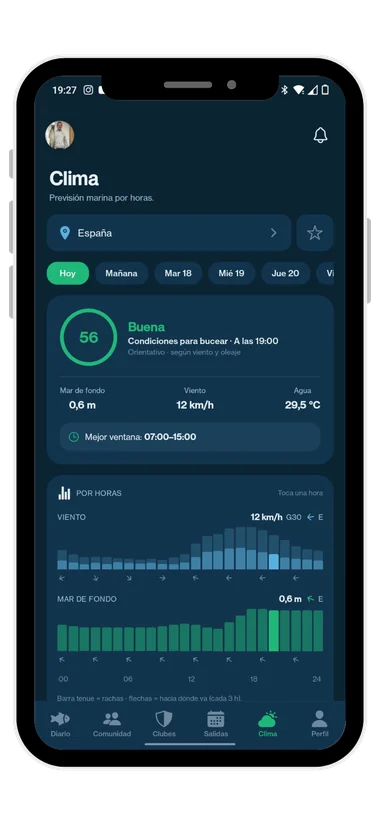
#> input picture assets/web/cap-clima-380.webp, 380 x 825 px
$ python -i genera_assets.py   (imports and definitions only)
#> lines starting #> are read from the running program, lines starting #| are printed output that depends on the picture
#> further down, picture is the input picture: PIL image 380x825 RGBA; mean R, G, B, A 30.2, 53.2, 65.8, 204.7
#!/usr/bin/env python3
"""Genera los ficheros que enlaza la web a partir de los originales.

NO es un paso de compilación: esto se ejecuta a mano cuando cambian las
imágenes, y el resultado se commitea. GitHub Pages sirve ficheros estáticos y
no ejecuta nada, así que todo lo que la página pide tiene que existir en el
repo ya listo.

    python3 tools/genera_assets.py

Entra por  assets/fotos/ y assets/capturas/  y sale por  assets/web/.
"""

from __future__ import annotations

from pathlib import Path

from PIL import Image, ImageDraw

RAIZ = Path(__file__).resolve().parent.parent
ORIGEN_FOTOS = RAIZ / "assets" / "fotos"
ORIGEN_CAPTURAS = RAIZ / "assets" / "capturas"
ORIGEN_MARCA = RAIZ / "assets" / "marca"
SALIDA = RAIZ / "assets" / "web"

# Fondo de marca. Se usa para aplanar los PNG con transparencia cuando el
# formato de destino no la admite (JPEG) y para los iconos, que en iOS NO
# pueden llevar canal alfa: si lo llevan, se pinta de negro.
FONDO = (11, 36, 51)  # #0B2433

# La portada se sirve en tres anchos. El original mide 1365 px, así que NO se
# amplía: pedirle más pixeles de los que tiene solo engorda el fichero.
ANCHOS_PORTADA = (640, 960, 1280)

# Las capturas se pintan como mucho a ~390 px de ancho en pantalla; con el
# triple para pantallas densas va sobrado.
ANCHOS_CAPTURA = (380, 560, 790)

CAPTURAS = {
    "01-diario.png": "cap-diario",
    "02-clima.png": "cap-clima",
    "03-comunidad.png": "cap-comunidad",
    "04-clubes.png": "cap-clubes",
    "05-salidas.png": "cap-salidas",
}


def aplanar(img: Image.Image) -> Image.Image:
    """Quita la transparencia componiendo sobre el azul de marca."""
    if img.mode not in ("RGBA", "LA", "P"):
        return img.convert("RGB")
    img = img.convert("RGBA")
    fondo = Image.new("RGBA", img.size, FONDO + (255,))
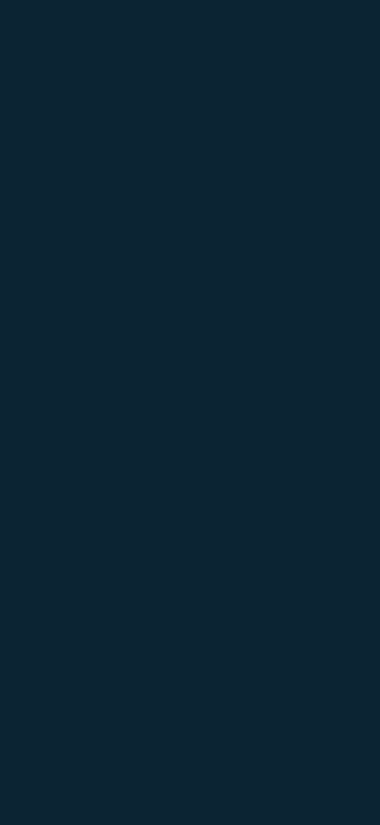
#> fondo: PIL image 380x825 RGBA; mean R, G, B, A 11, 36, 51, 255
    return Image.alpha_composite(fondo, img).convert("RGB")
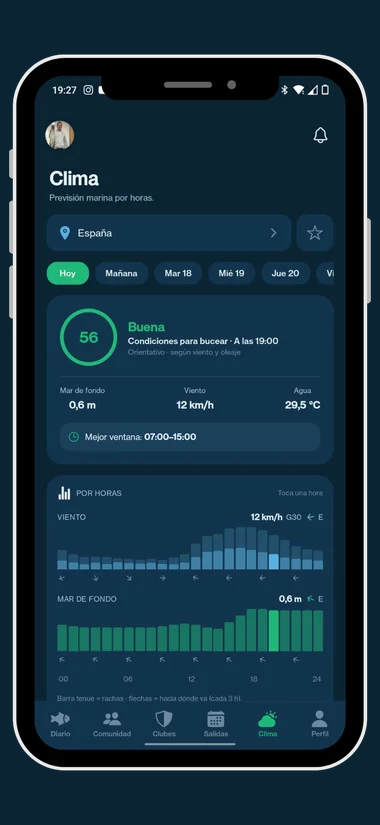
#> returned value: PIL image 380x825 RGB; mean R, G, B 22, 50, 65.5


# [132 lines left out: functions redimensionar, portada, capturas, iconos, compartir, main, not called in this run]


# [2 lines not run here, left out]

>>> from PIL import Image
>>> picture = Image.open('../assets/web/cap-clima-380.webp')
>>> result = aplanar(picture)

$ run again, on assets/web/cap-clubes-380.webp
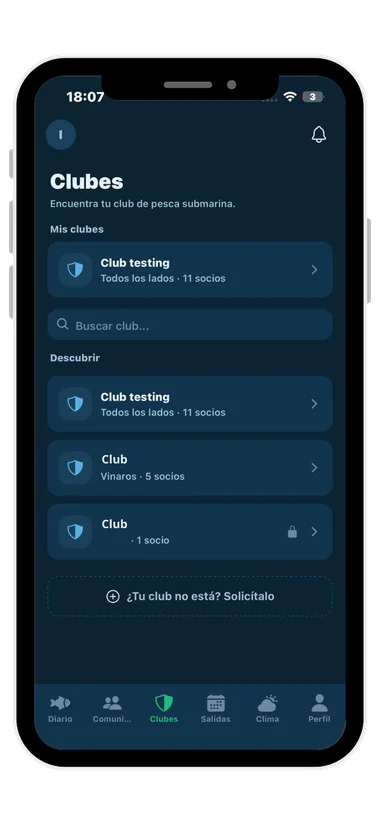
#> input picture assets/web/cap-clubes-380.webp, 380 x 825 px
#> picture is the input picture: PIL image 380x825 RGBA; mean R, G, B, A 28.7, 47.3, 60, 204.7
#> in aplanar, `return Image.alpha_composite(fondo, img).convert("RGB")`:
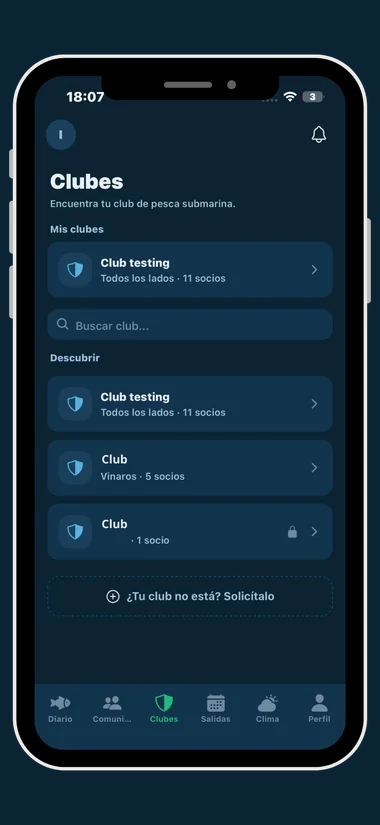
#> returned value: PIL image 380x825 RGB; mean R, G, B 20.5, 44, 59.7
